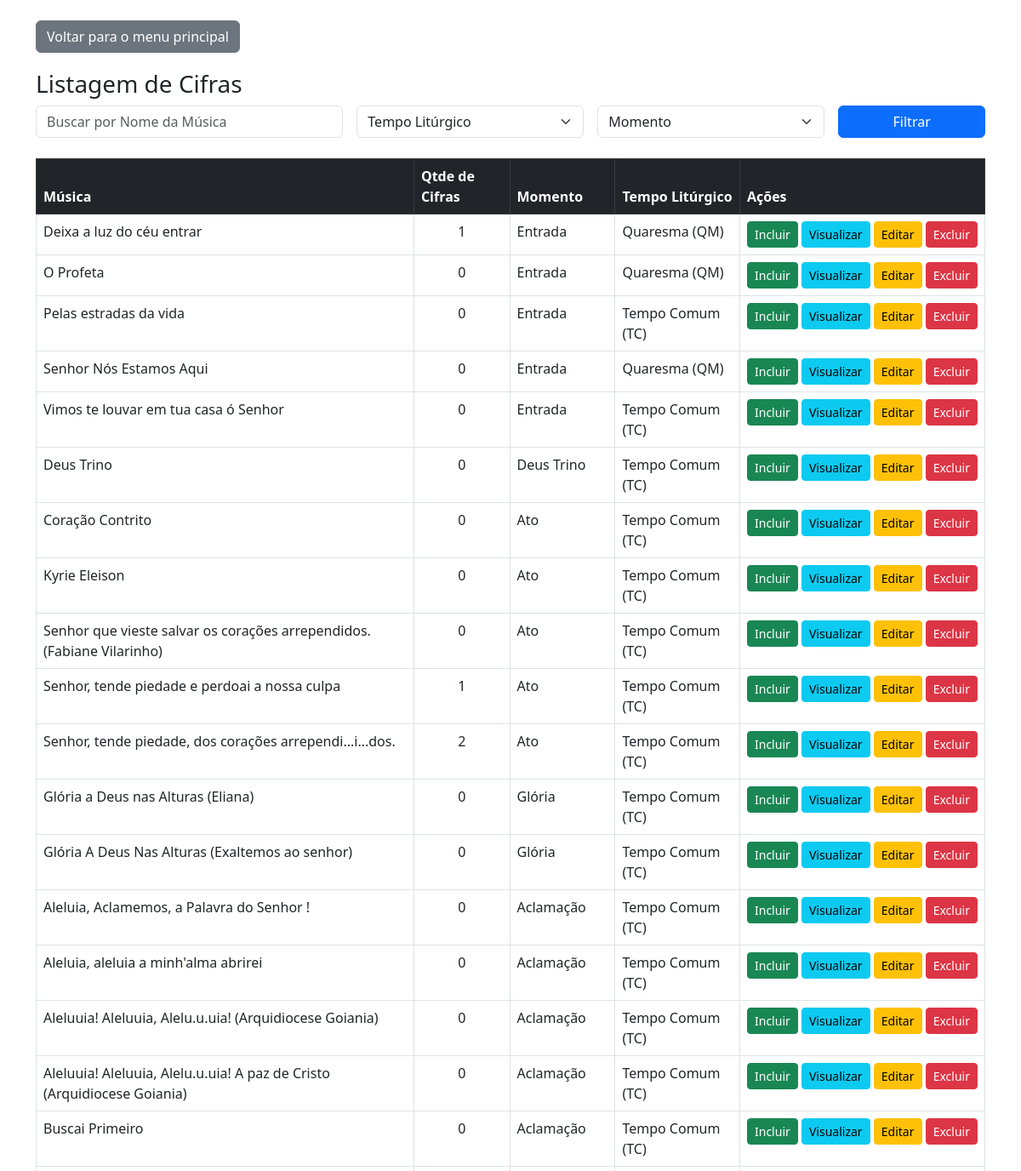
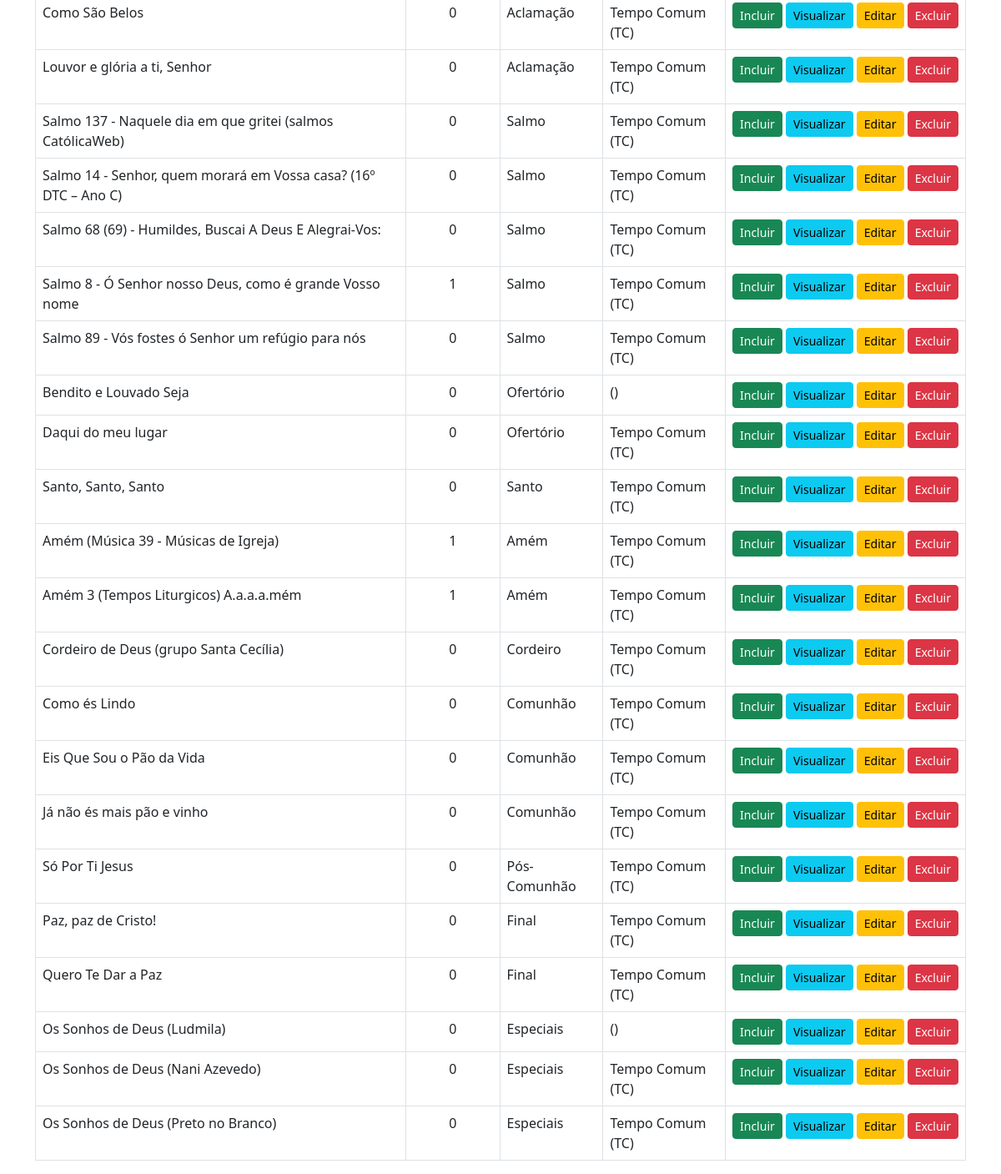
The app's page /admin/cifras.php with its own data (2 pictures, top to bottom).
### tables this page shows
CREATE TABLE IF NOT EXISTS `tbmusica` (
  `idMusica` int(11) NOT NULL AUTO_INCREMENT,
  `NomeMusica` varchar(200) DEFAULT NULL,
  `Musica` varchar(1000) DEFAULT NULL,
  PRIMARY KEY (`idMusica`),
  UNIQUE KEY `NomeMusica` (`NomeMusica`)
);

CREATE TABLE IF NOT EXISTS `tbmomentosmissa` (
  `idMomento` int(11) NOT NULL AUTO_INCREMENT,
  `DescMomento` varchar(50) DEFAULT NULL,
  `OrdemDeExecucao` char(4) DEFAULT NULL,
  PRIMARY KEY (`idMomento`)
);

CREATE TABLE IF NOT EXISTS `tbtpliturgico` (
  `idTpLiturgico` int(11) NOT NULL AUTO_INCREMENT,
  `DescTempo` varchar(50) NOT NULL,
  `Sigla` varchar(2) NOT NULL,
  PRIMARY KEY (`idTpLiturgico`)
);

### admin/cifras.php (the view, shortened to what this page needs)
<?php
include('../conexao.php');
$nomeMusica = $_GET['nome'] ?? '';
$sql =
    "SELECT
        m.idMusica, m.NomeMusica, mm.DescMomento, mm.idMomento,
        tl.DescTempo, tl.idTpLiturgico, tl.Sigla,
        COUNT(c.idCifra) as QtdeCifras
    FROM tbMusica m
    LEFT JOIN tbmusicamomentomissa mmm ON m.idMusica = mmm.idMusica
    LEFT JOIN tbmomentosmissa mm ON mmm.idMomento = mm.idMomento
    LEFT JOIN tbcifras c ON m.idMusica = c.idMusica
    LEFT JOIN tbtempoMusica tm ON m.idMusica = tm.idMusica
    LEFT JOIN tbtpliturgico tl ON tm.idTpLiturgico = tl.idTpLiturgico
    WHERE 1 = 1";
$sql .= " GROUP BY m.idMusica ORDER BY mm.OrdemDeExecucao asc, m.NomeMusica ASC";
$result = mysqli_query($conn, $sql);
?>
<!DOCTYPE html>
<html lang="pt-br">
<head>
    <link href="https://cdn.jsdelivr.net/npm/bootstrap@5.3.0/dist/css/bootstrap.min.css" rel="stylesheet">
</head>
<body class="container mt-4">
<div class="top-buttons">
    <a href="index.php" class="btn btn-secondary">Voltar para o menu principal</a>
</div>
<h3>Listagem de Cifras</h3>
<form method="GET" class="row g-3 mb-4">
    <div class="col-md-4">
        <input type="text" name="nome" class="form-control" placeholder="Buscar por Nome da Música" value="<?= htmlspecialchars($nomeMusica) ?>">
    </div>
    <div class="col-md-3">
        <select name="tpliturgico" class="form-select">
            <option value="">Tempo Litúrgico</option>
        </select>
    </div>
    <div class="col-md-3">
        <select name="momento" class="form-select">
            <option value="">Momento</option>
        </select>
    </div>
    <div class="col-md-2">
        <button type="submit" class="btn btn-primary w-100">Filtrar</button>
    </div>
</form>
<table class="table table-bordered">
    <thead class="table-dark">
        <tr>
            <th>Música</th>
            <th>Qtde de Cifras</th>
            <th>Momento</th>
            <th>Tempo Litúrgico</th>
            <th>Ações</th>
        </tr>
    </thead>
    <tbody>
        <?php while ($musica = mysqli_fetch_assoc($result))   { ?>
             <tr>
                <td><?= htmlspecialchars($musica['NomeMusica']) ?></td>
                <td class="text-center"><?= $musica['QtdeCifras'] ?></td>
                <td><?= htmlspecialchars($musica['DescMomento']) ?></td>
                <td><?= htmlspecialchars($musica['DescTempo']) ?> (<?= htmlspecialchars($musica['Sigla']) ?>)</td>
                <td class="text-nowrap">
                    <a href="cifras_form.php?idMusica=<?= $musica['idMusica'] ?>" class="btn btn-success btn-sm">Incluir</a>
                    <a href="cifras_acao.php?acao=visualizar&idMusica=<?= $musica['idMusica'] ?>" class="btn btn-info btn-sm">Visualizar</a>
                    <a href="cifras_acao.php?acao=editar&idMusica=<?= $musica['idMusica'] ?>" class="btn btn-warning btn-sm">Editar</a>
                    <a href="cifras_acao.php?acao=excluir&idMusica=<?= $musica['idMusica'] ?>" class="btn btn-danger btn-sm" onclick="return confirm('Deseja excluir todas as cifras desta música?');">Excluir</a>
                </td>
            </tr>
            <?php } ?>
    </tbody>
</table>
</body>
</html>

### admin/cifras.php (style rules this page uses)
.top-buttons { display: flex; justify-content: space-between; margin-bottom: 20px; }

### records on screen
tbmusica: NomeMusica "Deixa a luz do céu entrar", QtdeCifras "1", tbmomentosmissa.DescMomento "Entrada", tbtpliturgico.DescTempo "Quaresma", tbtpliturgico.Sigla "QM"
tbmusica: NomeMusica "O Profeta", QtdeCifras "0", tbmomentosmissa.DescMomento "Entrada", tbtpliturgico.DescTempo "Quaresma", tbtpliturgico.Sigla "QM"
tbmusica: NomeMusica "Pelas estradas da vida", QtdeCifras "0", tbmomentosmissa.DescMomento "Entrada", tbtpliturgico.DescTempo "Tempo Comum", tbtpliturgico.Sigla "TC"
tbmusica: NomeMusica "Senhor Nós Estamos Aqui", QtdeCifras "0", tbmomentosmissa.DescMomento "Entrada", tbtpliturgico.DescTempo "Quaresma", tbtpliturgico.Sigla "QM"
tbmusica: NomeMusica "Vimos te louvar em tua casa ó Senhor", QtdeCifras "0", tbmomentosmissa.DescMomento "Entrada", tbtpliturgico.DescTempo "Tempo Comum", tbtpliturgico.Sigla "TC"
tbmusica: NomeMusica "Deus Trino", QtdeCifras "0", tbmomentosmissa.DescMomento "Deus Trino", tbtpliturgico.DescTempo "Tempo Comum", tbtpliturgico.Sigla "TC"
tbmusica: NomeMusica "Coração Contrito", QtdeCifras "0", tbmomentosmissa.DescMomento "Ato", tbtpliturgico.DescTempo "Tempo Comum", tbtpliturgico.Sigla "TC"
tbmusica: NomeMusica "Kyrie Eleison", QtdeCifras "0", tbmomentosmissa.DescMomento "Ato", tbtpliturgico.DescTempo "Tempo Comum", tbtpliturgico.Sigla "TC"
tbmusica: NomeMusica "Senhor que vieste salvar os corações arrependidos. (Fabiane Vilarinho)", QtdeCifras "0", tbmomentosmissa.DescMomento "Ato", tbtpliturgico.DescTempo "Tempo Comum", tbtpliturgico.Sigla "TC"
tbmusica: NomeMusica "Senhor, tende piedade e perdoai a nossa culpa", QtdeCifras "1", tbmomentosmissa.DescMomento "Ato", tbtpliturgico.DescTempo "Tempo Comum", tbtpliturgico.Sigla "TC"
tbmusica: NomeMusica "Senhor, tende piedade, dos corações arrependi...i...dos.", QtdeCifras "2", tbmomentosmissa.DescMomento "Ato", tbtpliturgico.DescTempo "Tempo Comum", tbtpliturgico.Sigla "TC"
tbmusica: NomeMusica "Glória a Deus nas Alturas (Eliana)", QtdeCifras "0", tbmomentosmissa.DescMomento "Glória", tbtpliturgico.DescTempo "Tempo Comum", tbtpliturgico.Sigla "TC"
tbmusica: NomeMusica "Glória A Deus Nas Alturas (Exaltemos ao senhor)", QtdeCifras "0", tbmomentosmissa.DescMomento "Glória", tbtpliturgico.DescTempo "Tempo Comum", tbtpliturgico.Sigla "TC"
tbmusica: NomeMusica "Aleluia, Aclamemos, a Palavra do Senhor !", QtdeCifras "0", tbmomentosmissa.DescMomento "Aclamação", tbtpliturgico.DescTempo "Tempo Comum", tbtpliturgico.Sigla "TC"
tbmusica: NomeMusica "Aleluia, aleluia a minh'alma abrirei", QtdeCifras "0", tbmomentosmissa.DescMomento "Aclamação", tbtpliturgico.DescTempo "Tempo Comum", tbtpliturgico.Sigla "TC"
tbmusica: NomeMusica "Aleluuia! Aleluuia, Alelu.u.uia! (Arquidiocese Goiania)", QtdeCifras "0", tbmomentosmissa.DescMomento "Aclamação", tbtpliturgico.DescTempo "Tempo Comum", tbtpliturgico.Sigla "TC"
tbmusica: NomeMusica "Aleluuia! Aleluuia, Alelu.u.uia! A paz de Cristo (Arquidiocese Goiania)", QtdeCifras "0", tbmomentosmissa.DescMomento "Aclamação", tbtpliturgico.DescTempo "Tempo Comum", tbtpliturgico.Sigla "TC"
tbmusica: NomeMusica "Buscai Primeiro", QtdeCifras "0", tbmomentosmissa.DescMomento "Aclamação", tbtpliturgico.DescTempo "Tempo Comum", tbtpliturgico.Sigla "TC"
tbmusica: NomeMusica "Como São Belos", QtdeCifras "0", tbmomentosmissa.DescMomento "Aclamação", tbtpliturgico.DescTempo "Tempo Comum", tbtpliturgico.Sigla "TC"
tbmusica: NomeMusica "Louvor e glória a ti, Senhor", QtdeCifras "0", tbmomentosmissa.DescMomento "Aclamação", tbtpliturgico.DescTempo "Tempo Comum", tbtpliturgico.Sigla "TC"
tbmusica: NomeMusica "Salmo 137 - Naquele dia em que gritei (salmos CatólicaWeb)", QtdeCifras "0", tbmomentosmissa.DescMomento "Salmo", tbtpliturgico.DescTempo "Tempo Comum", tbtpliturgico.Sigla "TC"
tbmusica: NomeMusica "Salmo 14 - Senhor, quem morará em Vossa casa? (16º DTC – Ano C)", QtdeCifras "0", tbmomentosmissa.DescMomento "Salmo", tbtpliturgico.DescTempo "Tempo Comum", tbtpliturgico.Sigla "TC"
tbmusica: NomeMusica "Salmo 68 (69) - Humildes, Buscai A Deus E Alegrai-Vos:", QtdeCifras "0", tbmomentosmissa.DescMomento "Salmo", tbtpliturgico.DescTempo "Tempo Comum", tbtpliturgico.Sigla "TC"
tbmusica: NomeMusica "Salmo 8 - Ó Senhor nosso Deus, como é grande Vosso nome", QtdeCifras "1", tbmomentosmissa.DescMomento "Salmo", tbtpliturgico.DescTempo "Tempo Comum", tbtpliturgico.Sigla "TC"
tbmusica: NomeMusica "Salmo 89 - Vós fostes ó Senhor um refúgio para nós", QtdeCifras "0", tbmomentosmissa.DescMomento "Salmo", tbtpliturgico.DescTempo "Tempo Comum", tbtpliturgico.Sigla "TC"
tbmusica: NomeMusica "Bendito e Louvado Seja", QtdeCifras "0", tbmomentosmissa.DescMomento "Ofertório"
tbmusica: NomeMusica "Daqui do meu lugar", QtdeCifras "0", tbmomentosmissa.DescMomento "Ofertório", tbtpliturgico.DescTempo "Tempo Comum", tbtpliturgico.Sigla "TC"
tbmusica: NomeMusica "Santo, Santo, Santo", QtdeCifras "0", tbmomentosmissa.DescMomento "Santo", tbtpliturgico.DescTempo "Tempo Comum", tbtpliturgico.Sigla "TC"
tbmusica: NomeMusica "Amém (Música 39 - Músicas de Igreja)", QtdeCifras "1", tbmomentosmissa.DescMomento "Amém", tbtpliturgico.DescTempo "Tempo Comum", tbtpliturgico.Sigla "TC"
tbmusica: NomeMusica "Amém 3 (Tempos Liturgicos) A.a.a.a.mém", QtdeCifras "1", tbmomentosmissa.DescMomento "Amém", tbtpliturgico.DescTempo "Tempo Comum", tbtpliturgico.Sigla "TC"
tbmusica: NomeMusica "Cordeiro de Deus (grupo Santa Cecília)", QtdeCifras "0", tbmomentosmissa.DescMomento "Cordeiro", tbtpliturgico.DescTempo "Tempo Comum", tbtpliturgico.Sigla "TC"
tbmusica: NomeMusica "Como és Lindo", QtdeCifras "0", tbmomentosmissa.DescMomento "Comunhão", tbtpliturgico.DescTempo "Tempo Comum", tbtpliturgico.Sigla "TC"
tbmusica: NomeMusica "Eis Que Sou o Pão da Vida", QtdeCifras "0", tbmomentosmissa.DescMomento "Comunhão", tbtpliturgico.DescTempo "Tempo Comum", tbtpliturgico.Sigla "TC"
tbmusica: NomeMusica "Já não és mais pão e vinho", QtdeCifras "0", tbmomentosmissa.DescMomento "Comunhão", tbtpliturgico.DescTempo "Tempo Comum", tbtpliturgico.Sigla "TC"
tbmusica: NomeMusica "Só Por Ti Jesus", QtdeCifras "0", tbmomentosmissa.DescMomento "Pós-Comunhão", tbtpliturgico.DescTempo "Tempo Comum", tbtpliturgico.Sigla "TC"
tbmusica: NomeMusica "Paz, paz de Cristo!", QtdeCifras "0", tbmomentosmissa.DescMomento "Final", tbtpliturgico.DescTempo "Tempo Comum", tbtpliturgico.Sigla "TC"
tbmusica: NomeMusica "Quero Te Dar a Paz", QtdeCifras "0", tbmomentosmissa.DescMomento "Final", tbtpliturgico.DescTempo "Tempo Comum", tbtpliturgico.Sigla "TC"
tbmusica: NomeMusica "Os Sonhos de Deus (Ludmila)", QtdeCifras "0", tbmomentosmissa.DescMomento "Especiais"
tbmusica: NomeMusica "Os Sonhos de Deus (Nani Azevedo)", QtdeCifras "0", tbmomentosmissa.DescMomento "Especiais", tbtpliturgico.DescTempo "Tempo Comum", tbtpliturgico.Sigla "TC"
tbmusica: NomeMusica "Os Sonhos de Deus (Preto no Branco)", QtdeCifras "0", tbmomentosmissa.DescMomento "Especiais", tbtpliturgico.DescTempo "Tempo Comum", tbtpliturgico.Sigla "TC"
